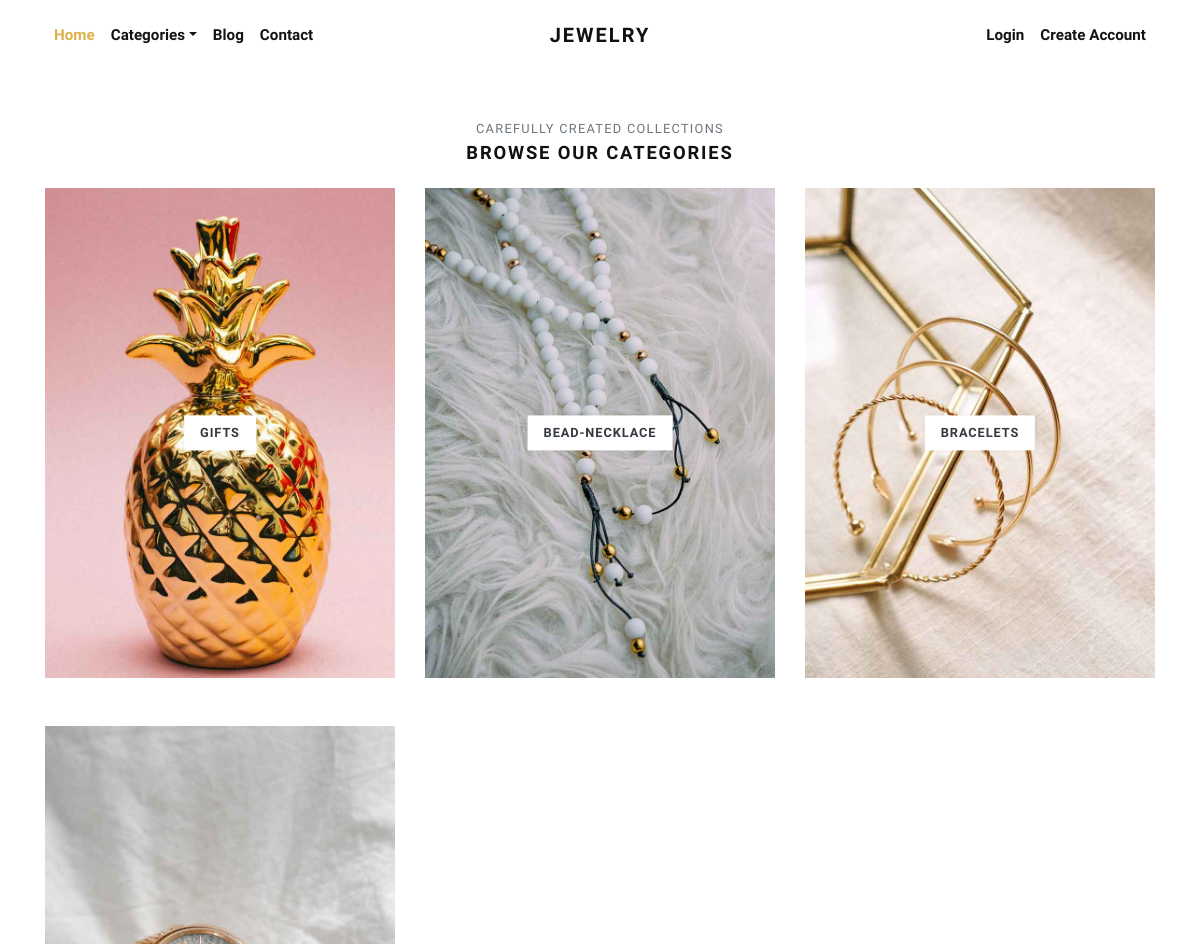
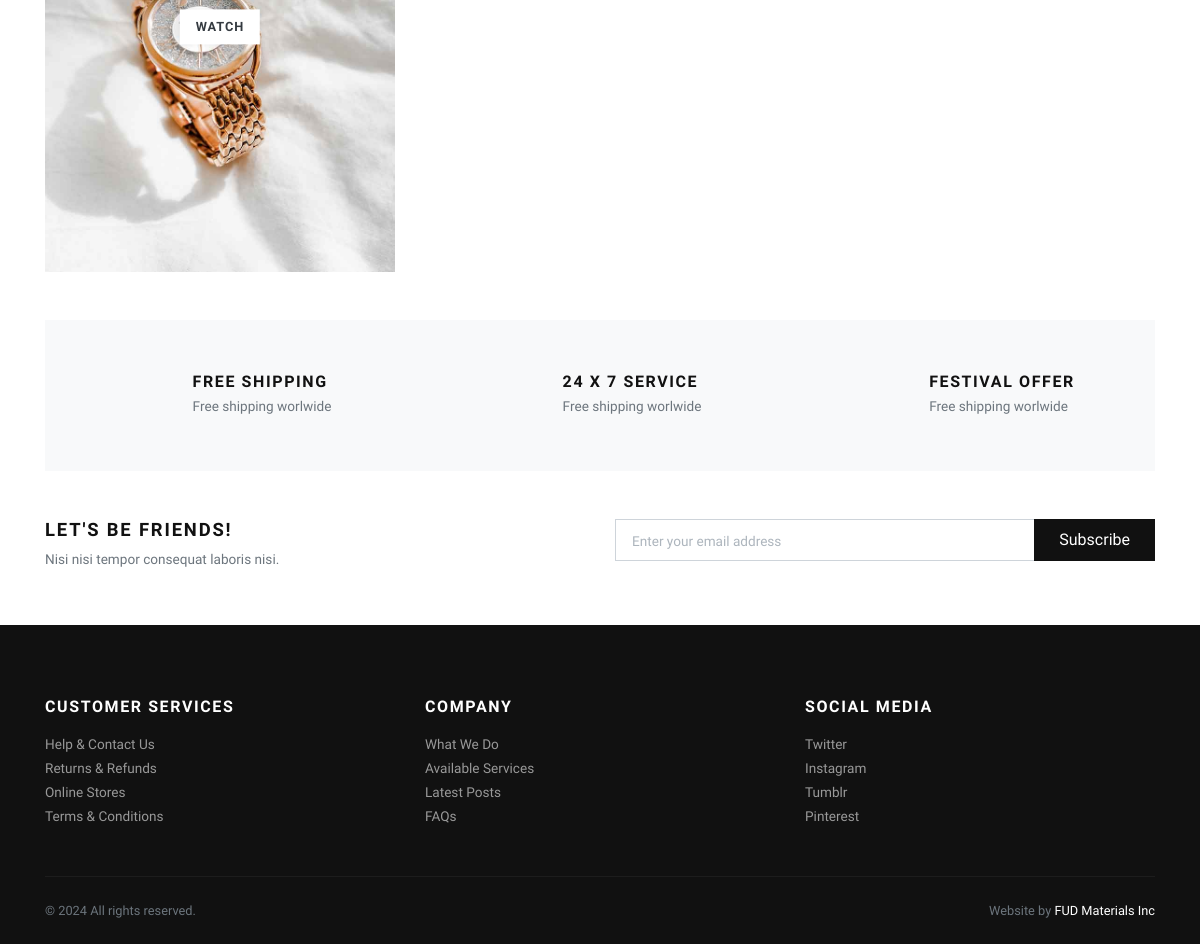
Page /categories/ on the committed database (2 pictures, top to bottom).
### store/models.py (models this page shows, shortened)
class Category(models.Model):
    title = models.CharField(max_length=50, verbose_name="Category Title")
    slug = models.SlugField(max_length=55, verbose_name="Category Slug")
    description = models.TextField(blank=True, verbose_name="Category Description")
    category_image = models.ImageField(upload_to='category', blank=True, null=True, verbose_name="Category Image")
    is_active = models.BooleanField(verbose_name="Is Active?")
    is_featured = models.BooleanField(verbose_name="Is Featured?")
    created_at = models.DateTimeField(auto_now_add=True, verbose_name="Created Date")
    updated_at = models.DateTimeField(auto_now=True, verbose_name="Updated Date")
    class Meta:
        verbose_name_plural = 'Categories'
        ordering = ('-created_at', )

### store/views.py (the view)
# urls.py: path('categories/', views.all_categories, name="all-categories"),
def all_categories(request):
    categories = Category.objects.filter(is_active=True)
    return render(request, 'store/categories.html', {'categories':categories})

### store/context_preprocessors.py (called while the page is built)
def store_menu(request):
    categories = Category.objects.filter(is_active=True)
    context = {
        'categories_menu': categories,
    }
    return context

def cart_menu(request):
    if request.user.is_authenticated:
        cart_items= Cart.objects.filter(user=request.user)
        context = {
            'cart_items': cart_items,
        }
    else:
        context = {}
    return context

### templates/store/categories.html (shortened to what this page needs)
{% extends 'base.html' %}
{% load static %}
      {% block content %}
      <div class="container">
        <section class="pt-5">
          <header class="text-center">
            <p class="small text-muted small text-uppercase mb-1">Carefully created collections</p>
            <h2 class="h5 text-uppercase mb-4">Browse our categories</h2>
          </header>
          <div class="row">
          {% if categories %}
            {% for category in categories %}
              <div class="col-md-4 mb-4 mb-md-5">
                <a class="category-item" href="{% url 'store:category-products' category.slug %}">
                  <strong class="category-item-title">{{ category.title }}</strong>
                </a>
              </div>
            {% endfor %}
          {% endif %}
          </div>
        </section>
        <section class="py-5 bg-light">
          <div class="container">
            <div class="row text-center">
              <div class="col-lg-4 mb-3 mb-lg-0">
                <div class="d-inline-block">
                  <div class="media align-items-end">
                    <svg class="svg-icon svg-icon-big svg-icon-light">
                      <use xlink:href="#delivery-time-1"> </use>
                    </svg>
                    <div class="media-body text-left ml-3">
                      <h6 class="text-uppercase mb-1">Free shipping</h6>
                      <p class="text-small mb-0 text-muted">Free shipping worlwide</p>
                    </div>
                  </div>
                </div>
              </div>
              <div class="col-lg-4 mb-3 mb-lg-0">
                <div class="d-inline-block">
                  <div class="media align-items-end">
                    <svg class="svg-icon svg-icon-big svg-icon-light">
                      <use xlink:href="#helpline-24h-1"> </use>
                    </svg>
                    <div class="media-body text-left ml-3">
                      <h6 class="text-uppercase mb-1">24 x 7 service</h6>
                      <p class="text-small mb-0 text-muted">Free shipping worlwide</p>
                    </div>
                  </div>
                </div>
              </div>
              <div class="col-lg-4">
                <div class="d-inline-block">
                  <div class="media align-items-end">
                    <svg class="svg-icon svg-icon-big svg-icon-light">
                      <use xlink:href="#label-tag-1"> </use>
                    </svg>
                    <div class="media-body text-left ml-3">
                      <h6 class="text-uppercase mb-1">Festival offer</h6>
                      <p class="text-small mb-0 text-muted">Free shipping worlwide</p>
                    </div>
                  </div>
                </div>
              </div>
            </div>
          </div>
        </section>
        <section class="py-5">
          <div class="container p-0">
            <div class="row">
              <div class="col-lg-6 mb-3 mb-lg-0">
                <h5 class="text-uppercase">Let's be friends!</h5>
                <p class="text-small text-muted mb-0">Nisi nisi tempor consequat laboris nisi.</p>
              </div>
              <div class="col-lg-6">
                <form action="#">
                  <div class="input-group flex-column flex-sm-row mb-3">
                    <input class="form-control form-control-lg py-3" type="email" placeholder="Enter your email address" aria-describedby="button-addon2">
                    <div class="input-group-append">
                      <button class="btn btn-dark btn-block" id="button-addon2" type="submit">Subscribe</button>
                    </div>
                  </div>
                </form>
              </div>
            </div>
          </div>
        </section>
      </div>
      {% endblock content %}

### jewelryshop/static/css/style.default.css (style rules this page uses)
.text-small { font-size: 0.85rem !important; }
strong { font-weight: 700; }
.category-item { display: block; position: relative; color: #343a40; transition: all 0.3s; }
.category-item-title { display: inline-block; padding: 0.5rem 1rem; background: #fff; text-transform: uppercase; letter-spacing: 0.07em; position: absolute; top: 50%; left: 50%; -webkit-transform: translate(-50%, -50%); transform: translate(-50%, -50%); box-shadow: 0 0 5px rgba(0, 0, 0, 0.07); font-size: 0.8rem; }
.text-uppercase { text-transform: uppercase; letter-spacing: 0.1em; }
.svg-icon { width: 32px; height: 32px; vertical-align: text-bottom; stroke: currentColor; stroke-width: 3; --layer1: currentColor; --layer2: currentColor; --layer3: currentColor; }
.svg-icon.svg-icon-light { stroke-width: 2; }
.svg-icon-big { width: 48px; height: 48px; }
.btn { font-weight: 400; border: 1px solid transparent; font-family: inherit; padding: 0.375rem 1.5rem; font-size: 1rem; line-height: 1.5; border-radius: 0; transition: color 0.15s ease-in-out, background-color 0.15s ease-in-out, border-color 0.15s ease-in-out, box-shadow 0.15s ease-in-out; }
.btn-dark { color: #fff; background-color: #111111; border-color: #111111; }
body { font-family: "Libre Franklin", sans-serif; font-size: 1rem; font-weight: 400; line-height: 1.5; color: #111111; background-color: #fff; }
a { color: #dcb14a; text-decoration: none; }
h1, h2, h3, h4, h5, h6, .h1, .h2, .h3, .h4, .h5, .h6 { margin-bottom: 0.5rem; font-family: inherit; font-weight: 900; line-height: 1.2; color: inherit; }
h2, .h2 { font-size: 1.9rem; }
h5, .h5 { font-size: 1.15rem; }
h6, .h6 { font-size: 1rem; }
small, .small { font-size: 80%; font-weight: 400; }
.bg-light { background-color: #f8f9fa !important; }
.form-control { padding: 0.375rem 0.75rem; font-size: 1rem; line-height: 1.5; color: #495057; background-color: #fff; border: 1px solid #ced4da; border-radius: 0; transition: border-color 0.15s ease-in-out, box-shadow 0.15s ease-in-out; }
.form-control::placeholder { color: #adb5bd; font-size: 0.85rem; font-weight: 400; }
.form-control-lg { padding: 0.5rem 1rem; font-size: 1rem; line-height: 1.5; border-radius: 0; }

### rows in the picture
Category: title "GIFTS"
Category: title "BEAD-NECKLACE"
Category: title "BRACELETS"
Category: title "WATCH"
